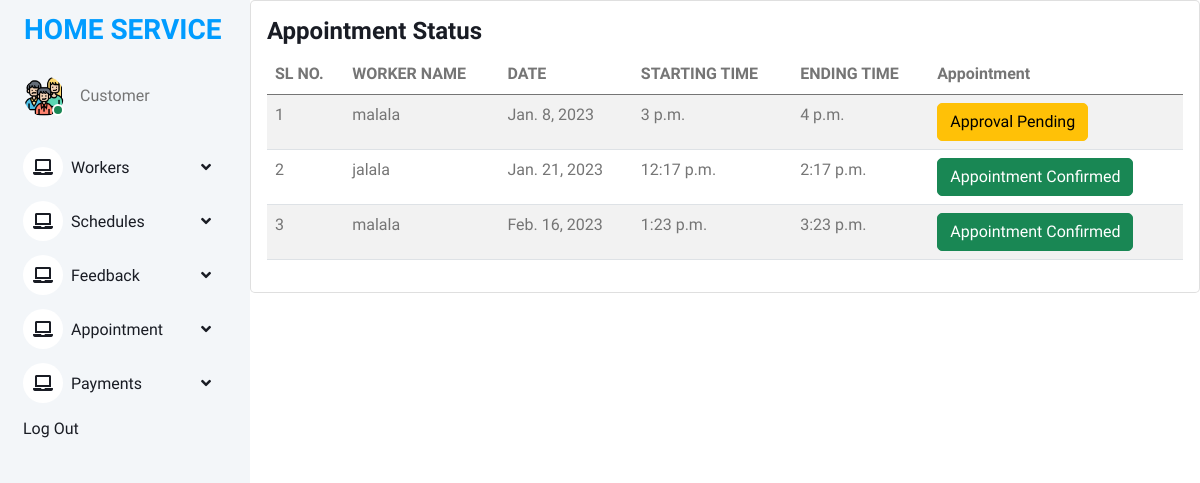
Screenshot of /view_appointment (signed in) with the database file from the repository.
### online_home_service_app/models.py (models this page shows)
class Take_Appointment(models.Model):
    user = models.ForeignKey(Register, on_delete=models.CASCADE)
    schedule = models.ForeignKey(Schedule, on_delete=models.CASCADE)
    status = models.IntegerField(default=0)

class Schedule(models.Model):
    worker = models.ForeignKey(Register1, on_delete=models.CASCADE)
    date = models.DateField()
    start_time = models.TimeField()
    end_time = models.TimeField()

class Register1(models.Model):
    user = models.ForeignKey(Login,on_delete=models.CASCADE)
    name = models.CharField(max_length=100)
    profile_pic = models.FileField(upload_to='profilepic/')
    address = models.CharField(max_length=100)
    mobile = models.CharField(max_length=10)
    email = models.EmailField()
    work_type = models.ForeignKey(work,on_delete=models.CASCADE)
    def __str__(self):
        return self.name

### online_home_service_app/views.py (the view)
# urls.py: path("view_appointment", views.view_appointment, name="view_appointment"),
@login_required(login_url = 'logout')
def view_appointment(request):
    c = Register.objects.get(user = request.user)
    a = Take_Appointment.objects.filter(user=c)
    return render(request,"customer/view_appointment.html",{"a":a})

### templates/customer/view_appointment.html
{% extends 'customer/customer base.html' %}
{% load crispy_forms_tags %}
{% block content %}
<div class="col-lg-12 grid-margin stretch-card">
              <div class="card">
                <div class="card-body">
                  <h4 class="card-title">Appointment Status</h4>
                  <div class="table-responsive">
                    <table class="table table-striped">
                      <thead>
                        <tr>
                          <th>SL NO.</th>
                          <th>WORKER NAME</th>
                          <th>DATE</th>
                          <th>STARTING TIME</th>
                          <th>ENDING TIME</th>
                          <th>Appointment</th>
                        </tr>
                      </thead>
                      <tbody>
                      {% for i in a %}
                        <tr>
                          <td>{{forloop.counter}}</td>
                          <td>{{ i.schedule.worker }}</td>
                          <td>{{ i.schedule.date }}</td>
                          <td>{{ i.schedule.start_time }}</td>
                          <td>{{ i.schedule.end_time }}</td>
                          <td>
                              {% if i.status == 0 %}
                        <button type="button" class="btn btn-warning">Approval Pending</button>
                        {% elif i.status == 1 %}
                        <button type="button" class="btn btn-success">Appointment Confirmed</button>
                         {% else %}
                        <button type="button" class="btn btn-danger">Appointment Rejected</button>
                              {% endif %}
                          </td>
                        </tr>
                      {% endfor %}
                      </tbody>
                    </table>
                  </div>
                </div>
              </div>
            </div>
{% endblock %}

### static/static1/assets2/css/style.css (style rules this page uses)
:root { --primary: #009CFF; --light: #F3F6F9; --dark: #191C24; }
.btn { transition: .5s; }

### rows the page displays
Take_Appointment: schedule.worker "malala", schedule "Jan. 8, 2023", schedule.start_time "3 p.m.", schedule.end_time "4 p.m.", status "Approval Pending"
Take_Appointment: schedule.worker "jalala", schedule "Jan. 21, 2023", schedule.start_time "12:17 p.m.", schedule.end_time "2:17 p.m.", status "Appointment Confirmed"
Take_Appointment: schedule.worker "malala", schedule "Feb. 16, 2023", schedule.start_time "1:23 p.m.", schedule.end_time "3:23 p.m.", status "Appointment Confirmed"
